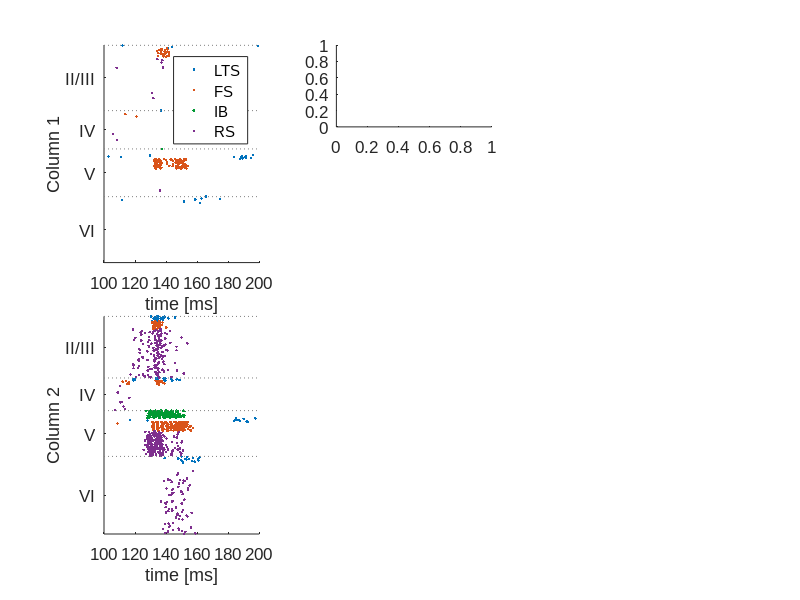

The MATLAB source for this figure: (Note: this script raises an error after producing the figure.)
%fig3-3
set(0,'DefaultAxesFontName', 'Arial');
set(0,'DefaultAxesFontSize', 12);

% Change default text fonts.
set(0,'DefaultTextFontname', 'Arial');
set(0,'DefaultTextFontSize', 12);

%spikes
spikes_data = load('activity_contr_ampl3.csv');

min_time = 100;
max_time =200;
start_index = find (spikes_data(:,1)>=min_time,1, 'first');
end_index = find (spikes_data(:,1)< max_time,1, 'last');
spikes = spikes_data(start_index:end_index,:);
col_number = 2;
figure;
for col = 1:col_number 

    spikes_temp = spikes(spikes(:,3)== (col-1),:);
    subplot(4,3, [(6*(col-1) +1) (6*(col-1) +4) ]);
    scatter(spikes_temp(spikes_temp(:,4)==1, 1), spikes_temp(spikes_temp(:,4)==1, 2), '.r');
    hold on;
    scatter(spikes_temp(spikes_temp(:,4)==2, 1), spikes_temp(spikes_temp(:,4)==2, 2), '.b');
     hold on;
    scatter(spikes_temp(spikes_temp(:,4)==4, 1), spikes_temp(spikes_temp(:,4)==4, 2),'Marker', '.', 'MarkerEdgeColor',[0,0.6,0.2]);
    hold on;
    scatter(spikes_temp(spikes_temp(:,4)==3, 1), spikes_temp(spikes_temp(:,4)==3, 2), '.g');
  
    %layer markings
    VItop = max(spikes_temp(spikes_temp(:,5) == 6,2));
    Vtop = max(spikes_temp(spikes_temp(:,5) == 5,2));
    IVtop = max(spikes_temp(spikes_temp(:,5) == 4,2));
    IIItop = max(spikes_temp(spikes_temp(:,5) == 3,2));

    
    minCol = min( spikes_data(spikes_data(:,3)== (col-1),2));
    maxCol = max( spikes_data(spikes_data(:,3)== (col-1),2));
    set(gca,'YTick', [(VItop-minCol)/2 + minCol , (Vtop - VItop)/2 + VItop , (IVtop-Vtop)/2+ Vtop, (IIItop-IVtop)/2+ IVtop])
    set(gca,'YTickLabel',{'VI','V','IV','II/III'})
     line( [min_time max_time], [ VItop,  VItop], 'LineStyle',':', 'Color', [0.5,0.5,0.5])
     line( [min_time max_time], [ Vtop,  Vtop], 'LineStyle',':', 'Color', [0.5,0.5,0.5])
     line( [min_time max_time], [ IVtop,  IVtop], 'LineStyle',':', 'Color', [0.5,0.5,0.5])
     line( [min_time max_time], [ IIItop,  IIItop], 'LineStyle',':', 'Color', [0.5,0.5,0.5])
    %axes labels
     xlabel('time [ms]');
    ylabel(['Column ', int2str(col)]);
    
    xlim([min_time max_time]) ;
    ylim( [minCol, maxCol]);
       if col == 1
            legend('LTS', 'FS',  'IB','RS')
       end;
    
    hold off;
   
end;

%%%% COMPUTATIONAl
lfp_data1 = load('lfp_contr_ampl25.csv');
lfp_data2 = load('lfp_contr_ampl8.csv');


[b,a] = butter(8, 2*550/10000,'low')
for col = 2:size(lfp_data1,2)
   lfp_data2(:, col) = filter(b,a,lfp_data2(:,col));
   lfp_data1(:, col) = filter(b,a,lfp_data1(:,col));
end;


min_time = 100;
max_time =180;
start_index = find (lfp_data1(:,1)>=min_time,1, 'first');
end_index = find (lfp_data1(:,1)<= max_time,1, 'last');
lfp1 = lfp_data1(start_index:end_index,:);
lfp2 = lfp_data2(start_index:end_index,:);
col_number = 3;
lfp1(:,2:(col_number+1)) = lfp1(:,2:(col_number+1)) +20; 
 
lfp2(:,2:(col_number+1)) = lfp2(:,2:(col_number+1)) +20; 
 
ymin = min(min([lfp1(:, 2:(col_number+1)); lfp2(:, 2:(col_number+1))]))-5
ymax = max(max([lfp1(:, 2:(col_number+1)); lfp2(:, 2:(col_number+1))]))


% input1 = 7*epsp( lfp1(:,1) - 100);
% input2 = 15*epsp( lfp2(:,1) - 100);
% 
% subplot(6,2,2); 
% plot(lfp1(:,1), input1,  'k', 'LineWidth', 1,  'LineSmoothing','on')
% hold on;
% plot(lfp2(:,1), input2, 'Color', [0.5,0,1], 'LineWidth', 1,  'LineSmoothing','on')
% xlabel('time [ms]')   
% ylabel( 'Input')
% set(gca,'Box','off')
% hold off;

for col = 2:col_number 
 
subplot(4,3, 3*(col-2) + 2); 
plot((lfp1(:,1)-90), lfp1(:,col+1), 'k', 'LineWidth', 1,  'LineSmoothing','on')
hold on;
plot((lfp2(:,1)-90), lfp2(:,col+1), 'Color', [0.5,0,1], 'LineWidth', 1,  'LineSmoothing','on')
hold off;
ylim([ymin, ymax])
xlim([min_time-90 max_time-90])
   set(gca,'YTick', [0 30])
set(gca,'YTickLabel',{'0','-1'})
set(gca,'Box','off')
set(gca,'YDir','reverse')
xlabel('time [ms]')   
end;

leg = legend('stim. ampl. 25', 'stim. ampl.3')
set(leg, 'Location', 'SouthEast')
set(leg, 'Box', 'off')
% figure;
% for col = 1:col_number 
%  
% subplot(2,1,col); 
% plot(lfp1(:,1), lfp1(:,col+1), 'k', 'LineWidth', 1,  'LineSmoothing','on')
% hold on;
% plot(lfp2(:,1), lfp2(:,col+1), 'Color', [0.5,0,1], 'LineWidth', 1,  'LineSmoothing','on')
% hold off;
% ylim([ymin, ymax])
% ylabel('LFP' )
% set(gca,'Box','off')
% set(gca,'YDir','reverse')
% xlabel('time [ms]')   
% end;
%%%% BIOLOGY
lfp_data_adj = load('Fig3B adj col.csv');
lfp_data_stim = load('Fig3B stim col.csv');
min_time =0;
max_time =50;
start_index = find (lfp_data_adj(:,1)>=min_time,1, 'first');
end_index = find (lfp_data_adj(:,1)<= max_time,1, 'last');
lfp1 = [lfp_data_stim(start_index:end_index,1:2) , lfp_data_adj(start_index:end_index,2)]

%lfp1( (lfp1(:,1)> 9.9 & lfp1(:,1)<10.2 ),3 ) =0;
%lfp1( (lfp1(:,1)> 9.9 & lfp1(:,1)<10.1 ),2 ) =0;

lfp2 = [lfp_data_stim(start_index:end_index,1),lfp_data_stim(start_index:end_index,3) , lfp_data_adj(start_index:end_index,3)]
col_number = 2;
%lfp2( (lfp2(:,1)> 9.9 & lfp1(:,1)<10.2 ),3 ) =0;
%lfp2( (lfp2(:,1)> 9.9 & lfp1(:,1)<10.1 ),2 ) =0;

ymin = min(min([lfp1(:, 2:(col_number+1)); lfp2(:, 2:(col_number+1))]))
ymax = max(max([lfp1(:, 2:(col_number+1)); lfp2(:, 2:(col_number+1))]))





for col = 1:col_number 
 
subplot(4,3, 9 - 3*col); 
plot(lfp2(:,1), lfp2(:,col+1), 'k', 'LineWidth', 1,  'LineSmoothing','on')
hold on;
plot(lfp1(:,1), lfp1(:,col+1), 'Color', [0.5,0,1], 'LineWidth', 1,  'LineSmoothing','on')
hold off;
ylim([-1, 0.4])
 set(gca,'YTick', [-1 0])
set(gca,'YTickLabel',{'-1','0'})
ylabel('[mV]')
set(gca,'Box','off')
xlim([min_time max_time])
xlabel('time [ms]')   
end;

%figure;
peak_data = load('Fig3C mV.csv');
for i = 2
     subplot(4,3, [9  12])

    %subplot(1,2,1)
   plot(peak_data(:,1), peak_data(:,i),'-rs','LineWidth',2,'MarkerEdgeColor','r','MarkerFaceColor','r','MarkerSize',8);
   hold on;
   plot(peak_data(:,1), peak_data(:,i+1),'--bd','LineWidth',2,'MarkerEdgeColor','b','MarkerFaceColor','b','MarkerSize',8);
   hold off;
   ylabel('Peak Neg [mV]');
   xlabel('Stimulus intensity level');
 

   set(gca,'Box','off')
 
end;
legend_handle = legend('stimulated', 'adjacent')
 set(legend_handle, 'Box', 'off')
set(legend_handle, 'Location', 'NorthEast')

peak_data = load('computational_peak_neg.csv');
maxl = size(peak_data,1)

       subplot(4,3, [i+6  i+9])
 % subplot(1,2,2);
   plot(peak_data(1:maxl,1), peak_data(1:maxl,3),'-rs','LineWidth',2,'MarkerEdgeColor','r','MarkerFaceColor','r','MarkerSize',8);
   hold on;
   plot(peak_data(1:maxl,1), peak_data(1:maxl,2),'--bd','LineWidth',2,'MarkerEdgeColor','b','MarkerFaceColor','b','MarkerSize',8);
 set(gca,'Box','off')
 set(gca,'YTick', [-30 -24 -18 -12 -6 0])
set(gca,'YTickLabel',{'-1','-0.8','-0.6', '-0.4', '-0.2','0'})
   hold off;
   ylabel('Peak Neg [mV]')
   xlabel('Stimulus intensity level')
  
%legend( 'Stimulated (col 2)','Adjacent (col 1)');






